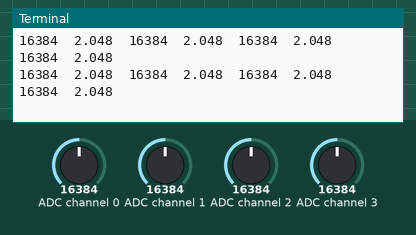
This program was run on a simulated Raspberry Pi (BCM pin numbers). Parts: the last lines printed to the terminal. The test bench sets the inputs (shaded band); at power-on: ADC channel 0 = 16384, ADC channel 1 = 16384, ADC channel 2 = 16384, ADC channel 3 = 16384 (analog values on the 0–32767 scale).

Above: at 1.2 s.
1.3 s: ADC channel 0 set to 9830
At 2.1 s:
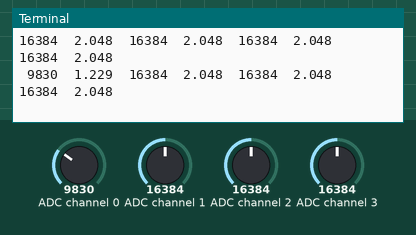
3.1 s: ADC channel 1 set to 9830
At 3.7 s:
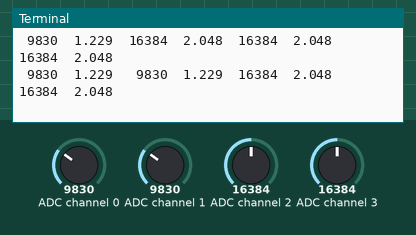
4.7 s: ADC channel 2 set to 9830
At 5.3 s:
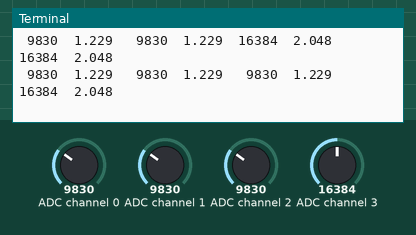
6.3 s: ADC channel 3 set to 9830
At 6.9 s:
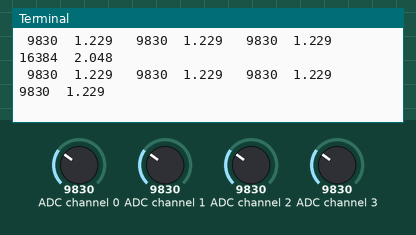
7.9 s: ADC channel 0 set to 983
At 8.5 s:
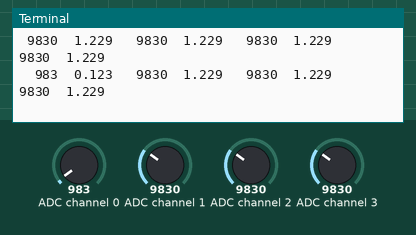
9.5 s: ADC channel 1 set to 983
At 10.1 s:
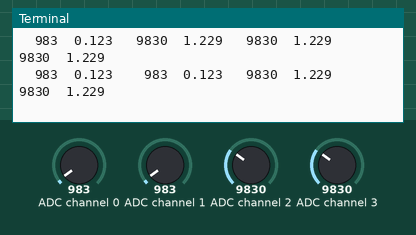

The program:

ads1x15-python.py
```python
# sudo pip install adafruit-circuitpython-ads1x15
# sudo pip install board
# sudo pip install adafruit-blinka

"""
El ADS1115 tiene diferentes configuraciones de ganancia (PGA - Programmable Gain Amplifier)
que determinan el rango máximo de entrada.
Choose a gain of 1 for reading voltages from 0 to 4.09V.
Or pick a different gain to change the range of voltages that are read:
  - 2/3 = +/-6.144V
  -   1 = +/-4.096V
  -   2 = +/-2.048V
  -   4 = +/-1.024V
  -   8 = +/-0.512V
  -  16 = +/-0.256V

Para medir voltajes de hasta 5V, debes establecer la ganancia en 2/3, que te permitirá medir hasta ±6.144V.
Ten en cuenta que, aunque esta ganancia permite un rango más amplio, reduce la resolución efectiva del ADC
 para valores más pequeños.

ads.gain = 2/3 establece la ganancia para permitir la medición de voltajes hasta ±6.144V.
Esto asegura que puedas medir valores hasta 5V.

Precisión: Ajustar la ganancia a 2/3 disminuirá la precisión en voltajes más bajos.
Si solo necesitas medir temperaturas comunes (por ejemplo, de 0 a 100°C),
puedes usar una ganancia menor, como 1 (±4.096V).

Note you can change the I2C address from its default (0x48), and/or the I2C

"""

import time
import board
import busio
import adafruit_ads1x15.ads1015 as ADS
from adafruit_ads1x15.analog_in import AnalogIn

# Create the I2C bus
i2c = busio.I2C(board.SCL, board.SDA)

# Create the ADC object using the I2C bus
ads = ADS.ADS1015(i2c)
ads.gain = 1

# Create single-ended input on channel 0, 1, 2, and 3
chan0 = AnalogIn(ads, ADS.P0)
chan1 = AnalogIn(ads, ADS.P1)
chan2 = AnalogIn(ads, ADS.P2)
chan3 = AnalogIn(ads, ADS.P3)

# Print title for columns
print("{:>5}\t{:>5}\t{:>5}\t{:>5}\t{:>5}\t{:>5}\t{:>5}\t{:>5}".format(
    'Raw 0', 'V 0', 'Raw 1', 'V 1', 'Raw 2', 'V 2', 'Raw 3', 'V 3'))

while True:
    # Print raw and voltage readings for all channels
    print("{:>5}\t{:>5.3f}\t{:>5}\t{:>5.3f}\t{:>5}\t{:>5.3f}\t{:>5}\t{:>5.3f}".format(
        chan0.value, chan0.voltage,
        chan1.value, chan1.voltage,
        chan2.value, chan2.voltage,
        chan3.value, chan3.voltage))
    time.sleep(0.5)
```

Measured:
- after the input at 1.3 s, the terminal: prints a new line after 0.35 s (image 1)
- after the input at 3.1 s, the terminal: prints a new line after 0.16 s (image 2)
- after the input at 4.7 s, the terminal: prints a new line after 0.17 s (image 3)
- after the input at 6.3 s, the terminal: prints a new line after 0.18 s (image 4)
- after the input at 7.9 s, the terminal: prints a new line after 0.19 s (image 5)
- after the input at 9.5 s, the terminal: prints a new line after 0.20 s (image 6)
